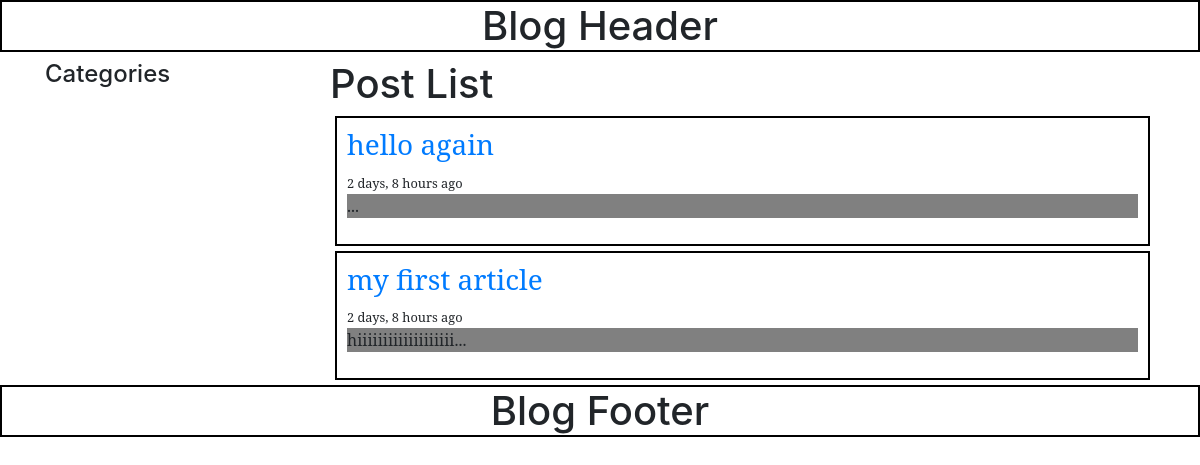
/posts/, run on an earlier commit of the app's database.
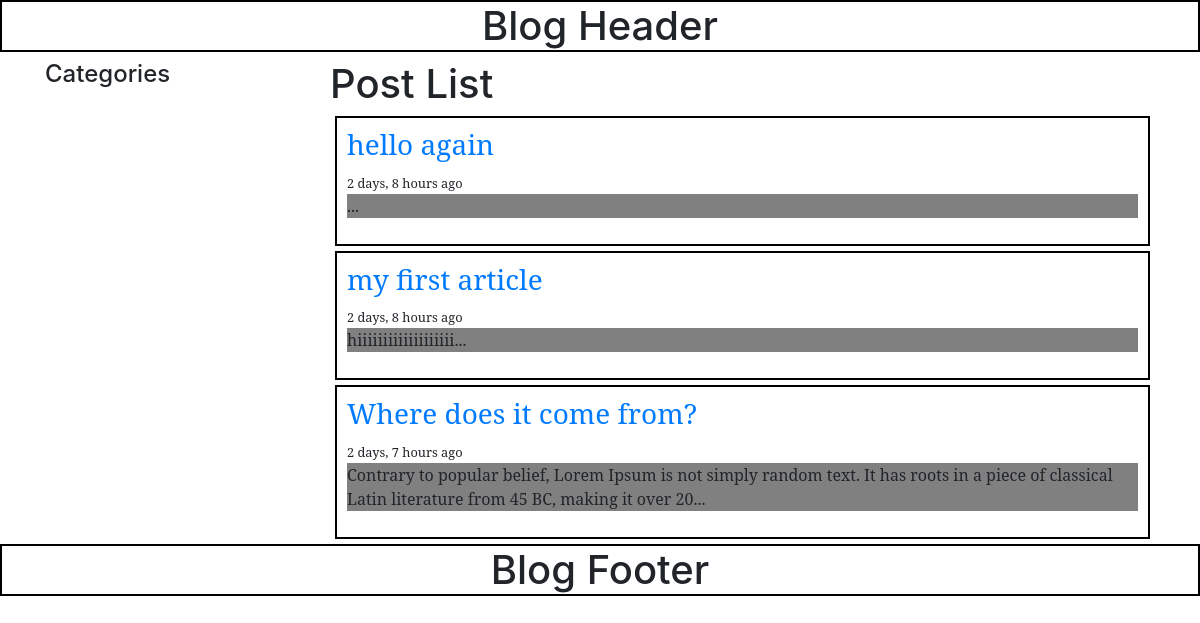
And on a later commit of the database.
### Posts/models.py (models this page shows, shortened)
class Post(models.Model):
	title = models.CharField(max_length=100)
	slug = models.SlugField(max_length=100)
	body = models.TextField()
	date = models.DateTimeField(auto_now_add=True)
	def abstractBody(self):
		return self.body[:150]+'...'

### Posts/views.py (the view)
def post_list(request):
	posts = Post.objects.all().order_by('date')
	cats = Category.objects.all()
	context={'posts':posts,'cats':cats}
	return render(request,'posts/post_list.html', context)

### Posts/templates/posts/post_list.html (shortened to what this page needs)
{% extends "./base.html" %}
	{% block content %}
		{% load humanize %}
		<h1>Post List</h1>
		<div class="posts">
			{%for post in posts%}
				<div class="post">
					<h3 class="title"><a href="#">{{post.title}}</a></h3>
					<small>{{post.date|naturaltime}}</small>
					<p class="content">{{post.abstractBody}}</p>
				</div>
			{%endfor%}
		</div>
	{% endblock %}

What changed in the data, as far as the page shows it:
added Post: title "Where does it come from?", date "2 days, 7 hours ago", abstractBody "Contrary to popular belief, Lorem Ipsum is not simply random text. It has roots in a piece of classical Latin literature from 45 BC, making it over 20..."
